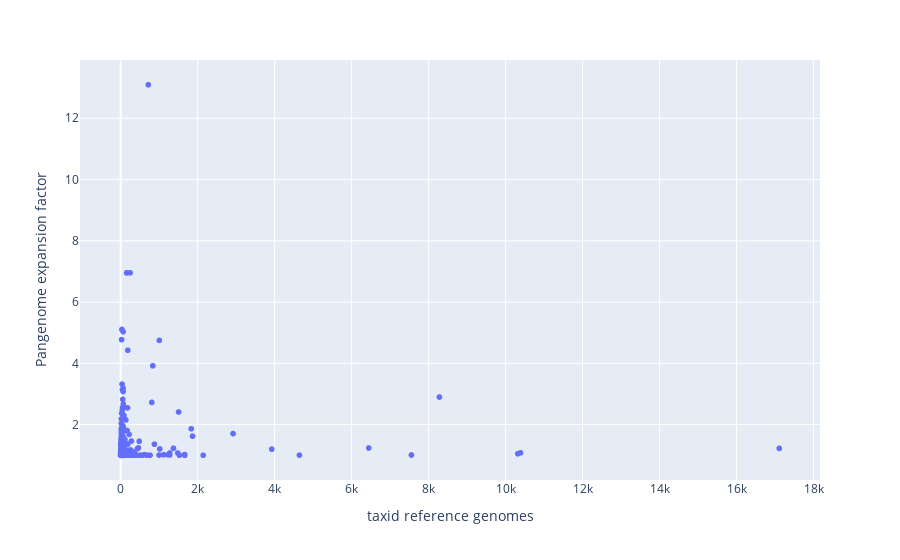

This figure's notebook cell:
### Code cell
fig2 = px.scatter(pan_stats, x='taxid reference genomes', y='Pangenome expansion factor',
                  hover_data=['Organism', 'Pangenome size', 'taxid reference genomes'])
fig2.show()

### Figure 1 — Plotly figure (JSON) as saved in the notebook; plotly's stock layout.template omitted (floating-point values rounded to 4 significant figures; data arrays with more than 128 entries replaced by an {"elided": "..."} marker saying what was removed)
{"data": [{"customdata": {"elided": "3933x3 mixed values"}, "hoverlabel": {"namelength": 0}, "hovertemplate": "taxid reference genomes=%{customdata[2]}<br>Pangenome expansion factor=%{y}<br>Organism=%{customdata[0]}<br>Pangenome size=%{customdata[1]}", "legendgroup": "", "marker": {"color": "#636efa", "symbol": "circle"}, "mode": "markers", "name": "", "showlegend": false, "type": "scattergl", "x": {"elided": "3933 int values"}, "xaxis": "x", "y": {"elided": "3933 float values"}, "yaxis": "y"}], "layout": {"autosize": true, "legend": {"tracegroupgap": 0}, "margin": {"t": 60}, "xaxis": {"anchor": "y", "autorange": true, "domain": [0, 1], "range": [-1027.0, 18140.0], "title": {"text": "taxid reference genomes"}, "type": "linear"}, "yaxis": {"anchor": "x", "autorange": true, "domain": [0, 1], "range": [0.1424, 13.95], "title": {"text": "Pangenome expansion factor"}, "type": "linear"}}}
